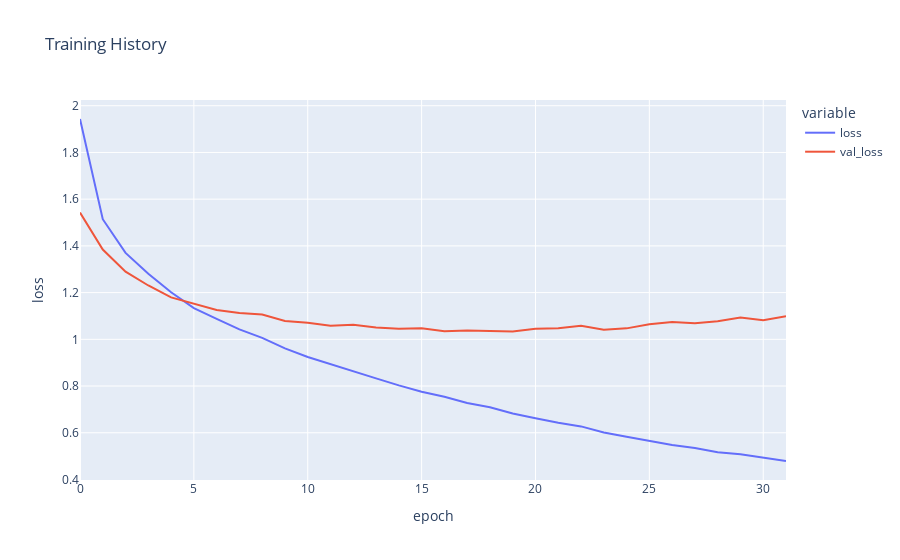

Here is the notebook cell this chart was saved with:
### Code cell
figure_ethnicity = px.line(
    history_ethnicity.history, y=['loss', 'val_loss'],
    labels={'index': 'epoch', 'value': 'loss'}, 
    title='Training History')

figure_ethnicity.show()

### Figure 1 — Plotly figure (JSON) as saved in the notebook; plotly's stock layout.template omitted (floating-point values rounded to 4 significant figures)
{"data": [{"hovertemplate": "variable=loss<br>epoch=%{x}<br>loss=%{y}<extra></extra>", "legendgroup": "loss", "line": {"color": "#636efa", "dash": "solid"}, "marker": {"symbol": "circle"}, "mode": "lines", "name": "loss", "orientation": "v", "showlegend": true, "type": "scatter", "x": [0, 1, 2, 3, 4, 5, 6, 7, 8, 9, 10, 11, 12, 13, 14, 15, 16, 17, 18, 19, 20, 21, 22, 23, 24, 25, 26, 27, 28, 29, 30, 31], "xaxis": "x", "y": [1.943, 1.514, 1.37, 1.28, 1.201, 1.133, 1.088, 1.042, 1.006, 0.961, 0.9246, 0.8932, 0.8649, 0.8329, 0.8028, 0.7756, 0.7543, 0.7272, 0.7094, 0.6824, 0.6617, 0.6427, 0.6273, 0.6015, 0.5831, 0.5659, 0.5476, 0.5346, 0.5164, 0.508, 0.4931, 0.4791], "yaxis": "y"}, {"hovertemplate": "variable=val_loss<br>epoch=%{x}<br>loss=%{y}<extra></extra>", "legendgroup": "val_loss", "line": {"color": "#EF553B", "dash": "solid"}, "marker": {"symbol": "circle"}, "mode": "lines", "name": "val_loss", "orientation": "v", "showlegend": true, "type": "scatter", "x": [0, 1, 2, 3, 4, 5, 6, 7, 8, 9, 10, 11, 12, 13, 14, 15, 16, 17, 18, 19, 20, 21, 22, 23, 24, 25, 26, 27, 28, 29, 30, 31], "xaxis": "x", "y": [1.542, 1.384, 1.29, 1.23, 1.179, 1.152, 1.126, 1.112, 1.106, 1.078, 1.071, 1.058, 1.062, 1.05, 1.045, 1.047, 1.034, 1.038, 1.035, 1.034, 1.045, 1.047, 1.058, 1.041, 1.047, 1.064, 1.074, 1.069, 1.077, 1.093, 1.082, 1.099], "yaxis": "y"}], "layout": {"legend": {"title": {"text": "variable"}, "tracegroupgap": 0}, "title": {"text": "Training History"}, "xaxis": {"anchor": "y", "domain": [0, 1], "title": {"text": "epoch"}}, "yaxis": {"anchor": "x", "domain": [0, 1], "title": {"text": "loss"}}}}
